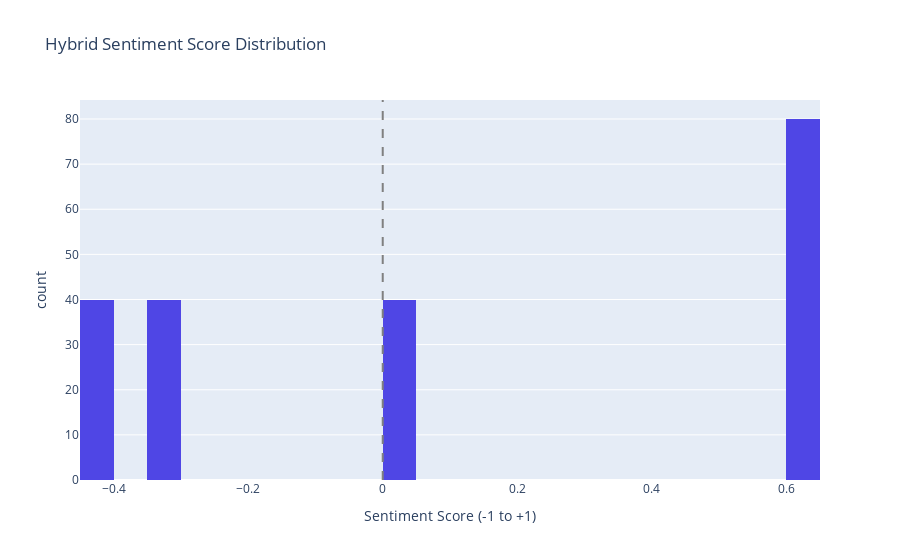

Notebook code cell kept with this figure:
### Markdown cell above
## 3. Sentiment Distribution

### Code cell
fig = px.histogram(
    annotated, x='hybrid_score', nbins=40,
    title='Hybrid Sentiment Score Distribution',
    labels={'hybrid_score': 'Sentiment Score (-1 to +1)', 'count': 'Records'},
    color_discrete_sequence=['#4f46e5']
)
fig.add_vline(x=0, line_dash='dash', line_color='gray')
fig.show()

print(f"Mean sentiment: {annotated['hybrid_score'].mean():.4f}")
print(f"Positive (>0.05): {(annotated['hybrid_score'] > 0.05).mean()*100:.1f}%")
print(f"Negative (<-0.05): {(annotated['hybrid_score'] < -0.05).mean()*100:.1f}%")

### Figure 1 — Plotly figure (JSON) as saved in the notebook; plotly's stock layout.template omitted (floating-point values rounded to 4 significant figures; data arrays with more than 128 entries replaced by an {"elided": "..."} marker saying what was removed)
{"data": [{"bingroup": "x", "hovertemplate": "Sentiment Score (-1 to +1)=%{x}<br>count=%{y}<extra></extra>", "legendgroup": "", "marker": {"color": "#4f46e5", "pattern": {"shape": ""}}, "name": "", "nbinsx": 40, "orientation": "v", "showlegend": false, "type": "histogram", "x": {"elided": "200 float values"}, "xaxis": "x", "yaxis": "y"}], "layout": {"barmode": "relative", "legend": {"tracegroupgap": 0}, "shapes": [{"line": {"color": "gray", "dash": "dash"}, "type": "line", "x0": 0, "x1": 0, "xref": "x", "y0": 0, "y1": 1, "yref": "y domain"}], "title": {"text": "Hybrid Sentiment Score Distribution"}, "xaxis": {"anchor": "y", "domain": [0.0, 1.0], "title": {"text": "Sentiment Score (-1 to +1)"}}, "yaxis": {"anchor": "x", "domain": [0.0, 1.0], "title": {"text": "count"}}}}
